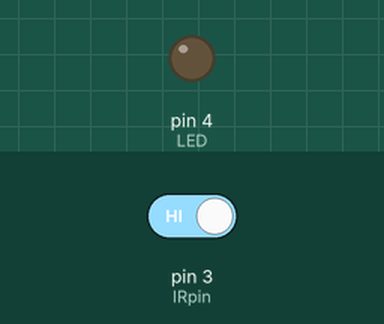
Bench run of a sketch on a simulated Arduino Uno, built with avr-gcc and run on an emulated ATmega328P. On the bench: output pins drawn as LEDs (lit = HIGH). Inputs (shaded band) come from the test bench; at power-on: pin 3 (IRpin) HIGH.

Above: at 1.2 s.
1.3 s: pin 3 (IRpin) driven LOW
At 1.8 s:
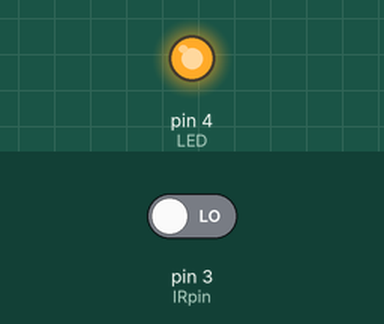
Timing chart, 0 to 4.3 s (numbered marks = the images above; inputs shaded):
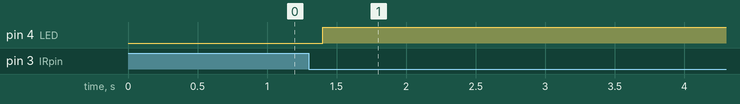

The sketch:

Wlacznik_na_pilota_Attiny13a.ino
```cpp
int IRpin=3;
int LED = 4;
boolean stan=0;

void setup() {
  pinMode (IRpin, INPUT);
  pinMode (LED, OUTPUT);
}
void loop() {
   if (digitalRead(IRpin) == LOW)  {
  delay (100);
  stan=!stan;
  digitalWrite(LED, stan) ;
  while (digitalRead(IRpin)==LOW) ;
  delay(600);
  }
}
```

Measured:
- after the input at 1.3 s, pin 4 (LED): LOW → HIGH after 0.10 s
